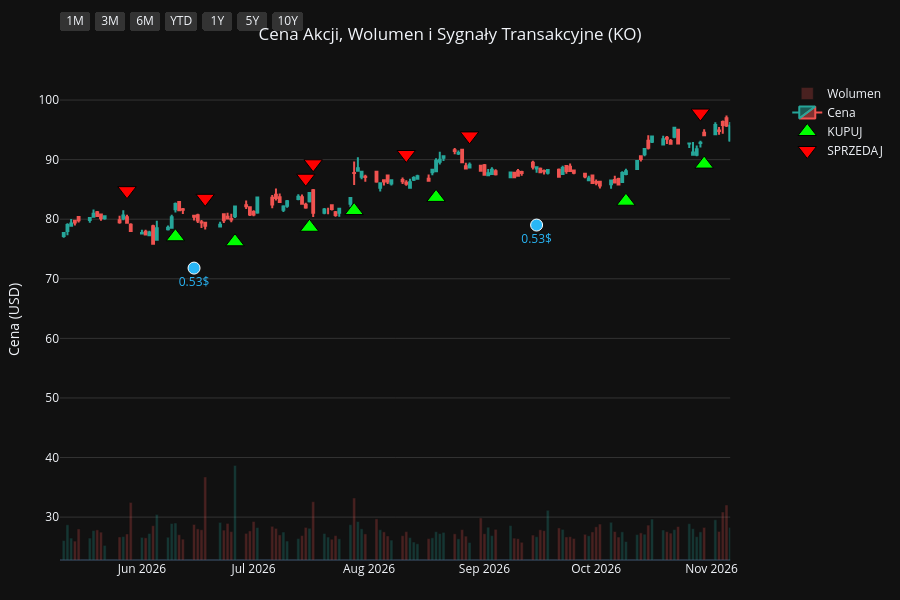
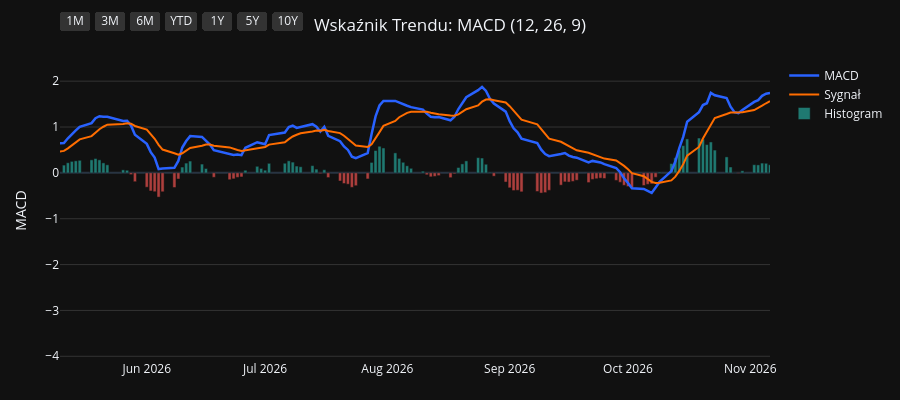
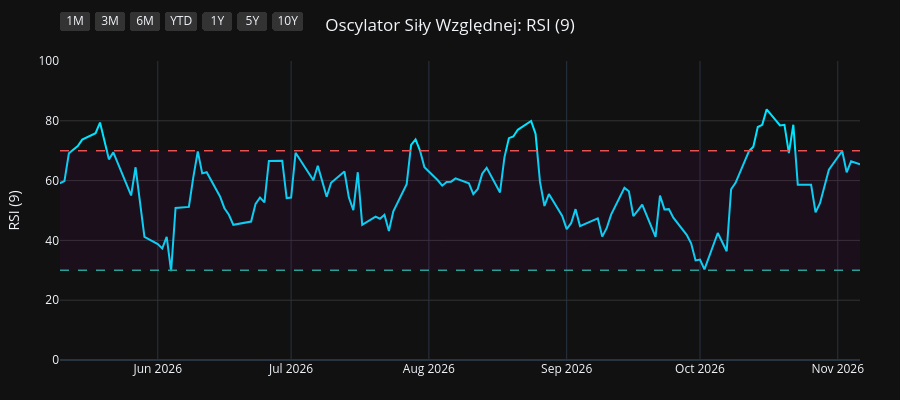
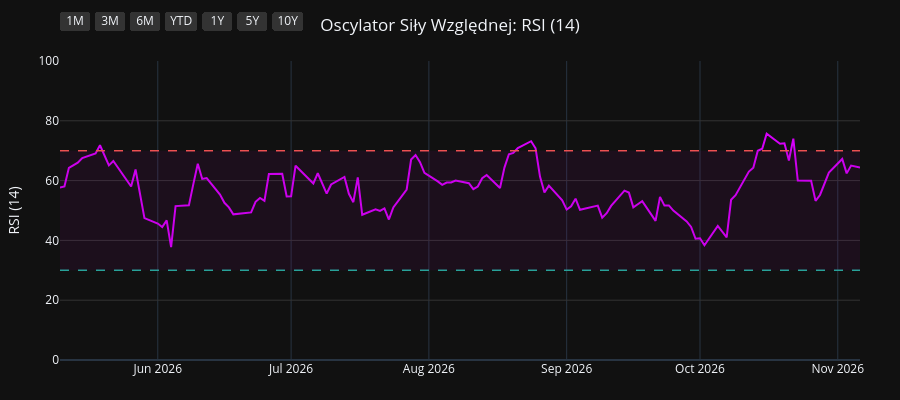

The notebook cell these images were saved under, in order:
### Code cell
import os
import yfinance as yf
import pandas as pd
import pandas_ta as ta
import plotly.graph_objects as go
from plotly.subplots import make_subplots

# 1. Pobranie i przygotowanie danych
symbol = os.environ.get("STOCK_TICKER", "").strip().upper()
if not symbol:
    raise RuntimeError("Set STOCK_TICKER before running price_extractor.ipynb")
df = yf.Ticker(symbol).history(period="10y")
df.index = df.index.tz_localize(None)

# Wskaźniki i sygnały
df.ta.macd(fast=12, slow=26, signal=9, append=True)
df.ta.rsi(length=9, append=True)
df.ta.rsi(length=14, append=True)
df.ta.rsi(length=21, append=True)
df.dropna(inplace=True)

macd = df['MACD_12_26_9']
signal = df['MACDs_12_26_9']
wczorajszy_macd = macd.shift(1)
wczorajszy_signal = signal.shift(1)

df['Decyzja'] = 'BRAK'
df.loc[(macd > signal) & (wczorajszy_macd <= wczorajszy_signal), 'Decyzja'] = 'KUPUJ'
df.loc[(macd < signal) & (wczorajszy_macd >= wczorajszy_signal), 'Decyzja'] = 'SPRZEDAJ'

df_kupuj = df[df['Decyzja'] == 'KUPUJ']
df_sprzedaj = df[df['Decyzja'] == 'SPRZEDAJ']
df_dywidendy = df[df['Dividends'] > 0]
df_splity = df[df['Stock Splits'] > 0]

# Wspólna konfiguracja osi X
konfiguracja_osi_x = dict(
    type="date",
    showspikes=True, spikemode="across", spikesnap="cursor", spikedash="dot", spikecolor="#ffffff", spikethickness=1, hoverformat="%Y-%m-%d",
    rangeselector=dict(
        buttons=list([
            dict(count=1, label="1M", step="month", stepmode="backward"),
            dict(count=3, label="3M", step="month", stepmode="backward"),
            dict(count=6, label="6M", step="month", stepmode="backward"),
            dict(count=1, label="YTD", step="year", stepmode="todate"),
            dict(count=1, label="1Y", step="year", stepmode="backward"),
            dict(count=5, label="5Y", step="year", stepmode="backward"),
            dict(step="all", label="10Y")
        ]),
        bgcolor="#333333", activecolor="#2962ff", x=0, y=1.1
    )
)

# ==========================================
# WYKRES 1: CENA + WOLUMEN + SYGNAŁY
# ==========================================
fig1 = make_subplots(specs=[[{"secondary_y": True}]])

kolory_wolumenu = ['#26a69a' if row['Close'] >= row['Open'] else '#ef5350' for index, row in df.iterrows()]
fig1.add_trace(go.Bar(x=df.index, y=df['Volume'], marker_color=kolory_wolumenu, opacity=0.25, name='Wolumen'), secondary_y=True)
fig1.add_trace(go.Candlestick(x=df.index, open=df['Open'], high=df['High'], low=df['Low'], close=df['Close'], name='Cena', increasing_line_color='#26a69a', decreasing_line_color='#ef5350'), secondary_y=False)
fig1.add_trace(go.Scatter(x=df_kupuj.index, y=df_kupuj['Low'] * 0.95, customdata=df_kupuj[['Low', 'High']], mode='markers', marker=dict(symbol='triangle-up', size=16, color='#00ff00', line=dict(width=1, color='black')), name='KUPUJ', hovertemplate='KUPUJ<br>Najniższa: %{customdata[0]:.2f}<br>Najwyższa: %{customdata[1]:.2f}<extra></extra>'), secondary_y=False)
fig1.add_trace(go.Scatter(x=df_sprzedaj.index, y=df_sprzedaj['High'] * 1.05, customdata=df_sprzedaj[['Low', 'High']], mode='markers', marker=dict(symbol='triangle-down', size=16, color='#ff0000', line=dict(width=1, color='black')), name='SPRZEDAJ', hovertemplate='SPRZEDAJ<br>Najniższa: %{customdata[0]:.2f}<br>Najwyższa: %{customdata[1]:.2f}<extra></extra>'), secondary_y=False)

if not df_dywidendy.empty:
    fig1.add_trace(go.Scatter(x=df_dywidendy.index, y=df_dywidendy['Low'] * 0.90, mode='markers+text', marker=dict(symbol='circle', size=12, color='#29b6f6', line=dict(width=1, color='white')), text=df_dywidendy['Dividends'].apply(lambda x: f"{x}$"), textposition="bottom center", name='Dywidenda', showlegend=False, hovertemplate='Dywidenda: %{text}<extra></extra>', textfont=dict(color="#29b6f6")), secondary_y=False)
if not df_splity.empty:
                    fig1.add_trace(go.Scatter(x=df_splity.index, y=df_splity['High'], mode='markers+text', marker=dict(symbol='star', size=16, color='#ffee58', line=dict(width=1, color='black')), text=df_splity['Stock Splits'].apply(lambda x: f"{x:g}:1" if x >= 1 else f"1:{1 / x:g}"), textposition="top center", name='Split', hovertemplate='%{text}<extra></extra>', textfont=dict(color="#ffee58")), secondary_y=False)

fig1.update_layout(title=dict(text=f"Cena Akcji, Wolumen i Sygnały Transakcyjne ({symbol})", x=0.5, xanchor='center'), dragmode='pan', xaxis_rangeslider_visible=False, template='plotly_dark', height=600, hovermode='x unified', margin=dict(l=60, r=40, t=60, b=40))
fig1.update_xaxes(**konfiguracja_osi_x)
fig1.update_xaxes(range=[df.index.max() - pd.Timedelta(days=180), df.index.max()])
fig1.update_yaxes(title_text="Cena (USD)", secondary_y=False, gridcolor='#333333')
fig1.update_yaxes(range=[0, df['Volume'].max() * 4], showgrid=False, showticklabels=False, secondary_y=True)
fig1.show(config={'scrollZoom': True})

# ==========================================
# WYKRES 2: WSKAŹNIK MACD
# ==========================================
fig2 = go.Figure()
fig2.add_trace(go.Scatter(x=df.index, y=df['MACD_12_26_9'], line=dict(color='#2962ff', width=2.5), name='MACD'))
fig2.add_trace(go.Scatter(x=df.index, y=df['MACDs_12_26_9'], line=dict(color='#ff6d00', width=2), name='Sygnał'))
kolory_macd = ['#26a69a' if val >= 0 else '#ef5350' for val in df['MACDh_12_26_9']]
fig2.add_trace(go.Bar(x=df.index, y=df['MACDh_12_26_9'], marker_color=kolory_macd, name='Histogram', opacity=0.7))
fig2.update_layout(title=dict(text="Wskaźnik Trendu: MACD (12, 26, 9)", x=0.5, xanchor='center'), dragmode='pan', xaxis_rangeslider_visible=False, template='plotly_dark', height=400, hovermode='x unified', margin=dict(l=60, r=40, t=60, b=40))
fig2.update_xaxes(**konfiguracja_osi_x)
fig2.update_xaxes(range=[df.index.max() - pd.Timedelta(days=180), df.index.max()])
fig2.update_yaxes(title_text="MACD", gridcolor='#333333')
fig2.show(config={'scrollZoom': True})

# ==========================================
# WYKRES 3: OSCYLATOR RSI (9)
# ==========================================
fig3 = go.Figure()
fig3.add_trace(go.Scatter(x=df.index, y=df['RSI_9'], line=dict(color='#00e5ff', width=2), name='RSI (9)'))
fig3.add_hline(y=70, line_dash="dash", line_color="#ef5350", line_width=1.5)
fig3.add_hline(y=30, line_dash="dash", line_color="#26a69a", line_width=1.5)
fig3.add_hrect(y0=30, y1=70, line_width=0, fillcolor="purple", opacity=0.1)
fig3.update_layout(title=dict(text="Oscylator Siły Względnej: RSI (9)", x=0.5, xanchor='center'), dragmode='pan', xaxis_rangeslider_visible=False, template='plotly_dark', height=400, hovermode='x unified', margin=dict(l=60, r=40, t=60, b=40))
fig3.update_xaxes(**konfiguracja_osi_x)
fig3.update_xaxes(range=[df.index.max() - pd.Timedelta(days=180), df.index.max()])
fig3.update_yaxes(title_text="RSI (9)", range=[0, 100], gridcolor='#333333')
fig3.show(config={'scrollZoom': True})

# ==========================================
# WYKRES 4: OSCYLATOR RSI (14)
# ==========================================
fig4 = go.Figure()
fig4.add_trace(go.Scatter(x=df.index, y=df['RSI_14'], line=dict(color='#d500f9', width=2), name='RSI (14)'))
fig4.add_hline(y=70, line_dash="dash", line_color="#ef5350", line_width=1.5)
fig4.add_hline(y=30, line_dash="dash", line_color="#26a69a", line_width=1.5)
fig4.add_hrect(y0=30, y1=70, line_width=0, fillcolor="purple", opacity=0.1)
fig4.update_layout(title=dict(text="Oscylator Siły Względnej: RSI (14)", x=0.5, xanchor='center'), dragmode='pan', xaxis_rangeslider_visible=False, template='plotly_dark', height=400, hovermode='x unified', margin=dict(l=60, r=40, t=60, b=40))
fig4.update_xaxes(**konfiguracja_osi_x)
fig4.update_xaxes(range=[df.index.max() - pd.Timedelta(days=180), df.index.max()])
fig4.update_yaxes(title_text="RSI (14)", range=[0, 100], gridcolor='#333333')
fig4.show(config={'scrollZoom': True})

# ==========================================
# WYKRES 5: OSCYLATOR RSI (21)
# ==========================================
fig5 = go.Figure()
fig5.add_trace(go.Scatter(x=df.index, y=df['RSI_21'], line=dict(color='#64dd17', width=2), name='RSI (21)'))
fig5.add_hline(y=70, line_dash="dash", line_color="#ef5350", line_width=1.5)
fig5.add_hline(y=30, line_dash="dash", line_color="#26a69a", line_width=1.5)
fig5.add_hrect(y0=30, y1=70, line_width=0, fillcolor="purple", opacity=0.1)
fig5.update_layout(title=dict(text="Oscylator Siły Względnej: RSI (21)", x=0.5, xanchor='center'), dragmode='pan', xaxis_rangeslider_visible=False, template='plotly_dark', height=400, hovermode='x unified', margin=dict(l=60, r=40, t=60, b=40))
fig5.update_xaxes(**konfiguracja_osi_x)
fig5.update_xaxes(range=[df.index.max() - pd.Timedelta(days=180), df.index.max()])
fig5.update_yaxes(title_text="RSI (21)", range=[0, 100], gridcolor='#333333')
fig5.show(config={'scrollZoom': True})

### Figure 1 — Plotly figure (JSON) as saved in the notebook; plotly's stock layout.template omitted (floating-point values rounded to 4 significant figures; data arrays with more than 128 entries replaced by an {"elided": "..."} marker saying what was removed)
{"data": [{"marker": {"color": {"elided": "2481 str values"}}, "name": "Wolumen", "opacity": 0.25, "type": "bar", "x": {"elided": "2481 str values"}, "xaxis": "x", "y": {"elided": "2481 int values"}, "yaxis": "y2"}, {"close": {"elided": "2481 float values"}, "decreasing": {"line": {"color": "#ef5350"}}, "high": {"elided": "2481 float values"}, "increasing": {"line": {"color": "#26a69a"}}, "low": {"elided": "2481 float values"}, "name": "Cena", "open": {"elided": "2481 float values"}, "type": "candlestick", "x": {"elided": "2481 str values"}, "xaxis": "x", "yaxis": "y"}, {"customdata": {"elided": "103x2 float values"}, "hovertemplate": "KUPUJ<br>Najniższa: %{customdata[0]:.2f}<br>Najwyższa: %{customdata[1]:.2f}<extra></extra>", "marker": {"color": "#00ff00", "line": {"color": "black", "width": 1}, "size": 16, "symbol": "triangle-up"}, "mode": "markers", "name": "KUPUJ", "type": "scatter", "x": ["2017-01-24T00:00:00", "2017-02-07T00:00:00", "2017-02-22T00:00:00", "2017-03-28T00:00:00", "2017-04-04T00:00:00", "2017-04-12T00:00:00", "2017-04-17T00:00:00", "2017-05-04T00:00:00", "2017-05-17T00:00:00", "2017-05-22T00:00:00", "2017-07-21T00:00:00", "2017-08-15T00:00:00", "2017-09-06T00:00:00", "2017-10-10T00:00:00", "2017-11-10T00:00:00", "2017-12-04T00:00:00", "2017-12-15T00:00:00", "2018-01-05T00:00:00", "2018-03-05T00:00:00", "2018-03-28T00:00:00", "2018-05-18T00:00:00", "2018-07-03T00:00:00", "2018-09-11T00:00:00", "2018-09-28T00:00:00", "2018-10-19T00:00:00", "2019-01-14T00:00:00", "2019-03-11T00:00:00", "2019-05-16T00:00:00", "2019-05-22T00:00:00", "2019-06-04T00:00:00", "2019-06-20T00:00:00", "2019-07-23T00:00:00", "2019-08-15T00:00:00", "2019-10-18T00:00:00", "2019-10-31T00:00:00", "2019-11-19T00:00:00", "2020-01-13T00:00:00", "2020-03-30T00:00:00", "2020-05-08T00:00:00", "2020-05-20T00:00:00", "2020-07-13T00:00:00", "2020-08-12T00:00:00", "2020-08-28T00:00:00", "2020-10-09T00:00:00", "2020-10-22T00:00:00", "2020-11-09T00:00:00", "2020-12-30T00:00:00", "2021-02-02T00:00:00", "2021-04-20T00:00:00", "2021-05-27T00:00:00", "2021-07-12T00:00:00", "2021-10-07T00:00:00", "2021-12-08T00:00:00", "2022-02-08T00:00:00", "2022-02-18T00:00:00", "2022-02-25T00:00:00", "2022-03-02T00:00:00", "2022-03-21T00:00:00", "2022-05-17T00:00:00", "2022-05-27T00:00:00", "2022-06-23T00:00:00", "2022-07-27T00:00:00", "2022-08-15T00:00:00", "2022-10-13T00:00:00", "2023-01-31T00:00:00", "2023-02-13T00:00:00", "2023-02-17T00:00:00", "2023-06-13T00:00:00", "2023-07-05T00:00:00", "2023-07-14T00:00:00", "2023-09-19T00:00:00", "2023-10-17T00:00:00", "2024-01-03T00:00:00", "2024-02-02T00:00:00", "2024-02-21T00:00:00", "2024-03-13T00:00:00", "2024-04-22T00:00:00", "2024-06-05T00:00:00", "2024-06-25T00:00:00", "2024-07-16T00:00:00", "2024-08-26T00:00:00", "2024-11-21T00:00:00", "2025-01-14T00:00:00", "2025-04-01T00:00:00", "2025-04-14T00:00:00", "2025-05-20T00:00:00", "2025-06-10T00:00:00", "2025-07-01T00:00:00", "2025-08-06T00:00:00", "2025-09-30T00:00:00", "2025-11-10T00:00:00", "2026-01-12T00:00:00", "2026-02-27T00:00:00", "2026-04-02T00:00:00", "2026-04-24T00:00:00", "2026-04-28T00:00:00", "2026-06-10T00:00:00", "2026-06-26T00:00:00", "2026-07-16T00:00:00", "2026-07-28T00:00:00", "2026-08-19T00:00:00", "2026-10-09T00:00:00", "2026-10-30T00:00:00"], "xaxis": "x", "y": [29.14, 29.28, 29.09, 29.94, 30.03, 30.13, 30.33, 30.77, 30.98, 31.06, 31.93, 32.73, 32.73, 32.8, 33.24, 33.24, 33.44, 33.26, 31.59, 31.51, 30.83, 32.52, 33.92, 34.27, 34.17, 35.31, 33.89, 37.3, 36.93, 37.61, 39.23, 40.3, 40.66, 41.9, 41.44, 40.68, 42.96, 33.66, 35.1, 35.21, 35.48, 37.97, 38.3, 40.25, 40.08, 41.42, 43.32, 38.99, 43.5, 44.29, 44.2, 44.16, 44.96, 51.06, 51.27, 50.38, 51.09, 50.21, 54.18, 53.45, 51.4, 51.87, 53.36, 45.88, 51.52, 50.86, 50.56, 51.52, 52.01, 51.95, 50.47, 46.37, 52.49, 52.9, 53.43, 53.4, 52.88, 56.09, 56.67, 56.56, 62.22, 56.55, 55.49, 64.92, 64.68, 65.14, 65.44, 65.11, 63.03, 61.04, 64.26, 65.46, 75.32, 71.42, 71.47, 73.26, 77.05, 76.21, 78.65, 81.45, 83.66, 83.02, 89.25], "yaxis": "y"}, {"customdata": {"elided": "103x2 float values"}, "hovertemplate": "SPRZEDAJ<br>Najniższa: %{customdata[0]:.2f}<br>Najwyższa: %{customdata[1]:.2f}<extra></extra>", "marker": {"color": "#ff0000", "line": {"color": "black", "width": 1}, "size": 16, "symbol": "triangle-down"}, "mode": "markers", "name": "SPRZEDAJ", "type": "scatter", "x": ["2016-12-27T00:00:00", "2017-02-01T00:00:00", "2017-02-10T00:00:00", "2017-03-27T00:00:00", "2017-04-03T00:00:00", "2017-04-05T00:00:00", "2017-04-13T00:00:00", "2017-04-26T00:00:00", "2017-05-11T00:00:00", "2017-05-18T00:00:00", "2017-06-08T00:00:00", "2017-08-11T00:00:00", "2017-08-18T00:00:00", "2017-09-20T00:00:00", "2017-10-27T00:00:00", "2017-11-17T00:00:00", "2017-12-08T00:00:00", "2017-12-22T00:00:00", "2018-02-02T00:00:00", "2018-03-22T00:00:00", "2018-04-24T00:00:00", "2018-06-21T00:00:00", "2018-08-08T00:00:00", "2018-09-27T00:00:00", "2018-10-03T00:00:00", "2018-11-21T00:00:00", "2019-02-14T00:00:00", "2019-05-07T00:00:00", "2019-05-21T00:00:00", "2019-05-29T00:00:00", "2019-06-19T00:00:00", "2019-06-26T00:00:00", "2019-08-01T00:00:00", "2019-09-09T00:00:00", "2019-10-29T00:00:00", "2019-11-04T00:00:00", "2020-01-03T00:00:00", "2020-02-18T00:00:00", "2020-05-06T00:00:00", "2020-05-12T00:00:00", "2020-06-12T00:00:00", "2020-08-03T00:00:00", "2020-08-19T00:00:00", "2020-09-21T00:00:00", "2020-10-19T00:00:00", "2020-10-26T00:00:00", "2020-11-27T00:00:00", "2021-01-04T00:00:00", "2021-04-13T00:00:00", "2021-04-26T00:00:00", "2021-06-15T00:00:00", "2021-08-04T00:00:00", "2021-11-16T00:00:00", "2022-01-19T00:00:00", "2022-02-09T00:00:00", "2022-02-24T00:00:00", "2022-03-01T00:00:00", "2022-03-07T00:00:00", "2022-04-29T00:00:00", "2022-05-18T00:00:00", "2022-05-31T00:00:00", "2022-07-15T00:00:00", "2022-08-09T00:00:00", "2022-08-25T00:00:00", "2022-12-09T00:00:00", "2023-02-03T00:00:00", "2023-02-15T00:00:00", "2023-04-26T00:00:00", "2023-06-30T00:00:00", "2023-07-07T00:00:00", "2023-08-03T00:00:00", "2023-09-22T00:00:00", "2023-12-15T00:00:00", "2024-01-18T00:00:00", "2024-02-06T00:00:00", "2024-02-29T00:00:00", "2024-04-03T00:00:00", "2024-05-20T00:00:00", "2024-06-12T00:00:00", "2024-07-02T00:00:00", "2024-08-14T00:00:00", "2024-09-06T00:00:00", "2025-01-02T00:00:00", "2025-03-05T00:00:00", "2025-04-07T00:00:00", "2025-04-28T00:00:00", "2025-06-04T00:00:00", "2025-06-16T00:00:00", "2025-07-09T00:00:00", "2025-08-25T00:00:00", "2025-11-03T00:00:00", "2025-12-02T00:00:00", "2026-02-26T00:00:00", "2026-03-02T00:00:00", "2026-04-15T00:00:00", "2026-04-27T00:00:00", "2026-05-28T00:00:00", "2026-06-18T00:00:00", "2026-07-15T00:00:00", "2026-07-17T00:00:00", "2026-08-11T00:00:00", "2026-08-28T00:00:00", "2026-10-29T00:00:00"], "xaxis": "x", "y": [32.43, 32.35, 32.0, 33.17, 33.4, 33.58, 33.75, 34.03, 34.22, 34.44, 35.66, 36.26, 36.26, 36.75, 36.89, 36.93, 36.71, 36.71, 38.06, 35.12, 35.71, 35.38, 38.04, 38.05, 38.36, 40.74, 39.0, 40.46, 41.08, 41.08, 43.26, 43.6, 44.92, 46.5, 45.64, 45.93, 47.12, 51.35, 39.44, 39.63, 40.34, 41.31, 42.2, 43.98, 44.38, 44.41, 46.77, 48.41, 47.62, 48.71, 50.23, 51.27, 51.65, 55.92, 56.97, 55.41, 57.36, 56.74, 60.82, 60.35, 59.24, 58.42, 58.74, 60.03, 60.08, 56.86, 56.4, 60.48, 57.67, 57.81, 59.36, 55.83, 57.44, 58.47, 58.3, 58.87, 59.1, 61.66, 62.33, 62.5, 67.94, 70.68, 62.78, 70.77, 69.93, 72.83, 72.41, 72.7, 71.31, 71.29, 70.46, 73.95, 83.32, 83.84, 78.55, 79.55, 84.79, 83.51, 86.88, 89.31, 90.86, 93.98, 97.82], "yaxis": "y"}, {"hovertemplate": "Dywidenda: %{text}<extra></extra>", "marker": {"color": "#29b6f6", "line": {"color": "white", "width": 1}, "size": 12, "symbol": "circle"}, "mode": "markers+text", "name": "Dywidenda", "showlegend": false, "text": ["0.37$", "0.37$", "0.37$", "0.37$", "0.39$", "0.39$", "0.39$", "0.39$", "0.4$", "0.4$", "0.4$", "0.4$", "0.41$", "0.41$", "0.41$", "0.41$", "0.42$", "0.42$", "0.42$", "0.42$", "0.44$", "0.44$", "0.44$", "0.44$", "0.46$", "0.46$", "0.46$", "0.46$", "0.485$", "0.485$", "0.485$", "0.485$", "0.51$", "0.51$", "0.51$", "0.51$", "0.53$", "0.53$", "0.53$"], "textfont": {"color": "#29b6f6"}, "textposition": "bottom center", "type": "scatter", "x": ["2017-03-13T00:00:00", "2017-06-13T00:00:00", "2017-09-14T00:00:00", "2017-11-30T00:00:00", "2018-03-14T00:00:00", "2018-06-14T00:00:00", "2018-09-13T00:00:00", "2018-11-29T00:00:00", "2019-03-14T00:00:00", "2019-06-13T00:00:00", "2019-09-13T00:00:00", "2019-11-29T00:00:00", "2020-03-13T00:00:00", "2020-06-12T00:00:00", "2020-09-14T00:00:00", "2020-11-30T00:00:00", "2021-03-12T00:00:00", "2021-06-14T00:00:00", "2021-09-14T00:00:00", "2021-11-30T00:00:00", "2022-03-14T00:00:00", "2022-06-14T00:00:00", "2022-09-15T00:00:00", "2022-11-30T00:00:00", "2023-03-16T00:00:00", "2023-06-15T00:00:00", "2023-09-14T00:00:00", "2023-11-30T00:00:00", "2024-03-14T00:00:00", "2024-06-14T00:00:00", "2024-09-13T00:00:00", "2024-11-29T00:00:00", "2025-03-14T00:00:00", "2025-06-13T00:00:00", "2025-09-15T00:00:00", "2025-12-01T00:00:00", "2026-03-13T00:00:00", "2026-06-15T00:00:00", "2026-09-15T00:00:00"], "xaxis": "x", "y": [28.1, 30.33, 31.35, 30.98, 30.36, 30.48, 32.28, 34.86, 32.77, 36.75, 39.42, 39.09, 34.53, 33.65, 38.11, 38.8, 38.45, 42.6, 43.19, 41.09, 45.77, 46.65, 47.55, 49.81, 48.53, 49.42, 48.04, 47.93, 50.66, 52.48, 59.99, 54.69, 59.07, 61.54, 57.95, 63.5, 68.62, 71.8, 79.02], "yaxis": "y"}], "layout": {"dragmode": "pan", "height": 600, "hovermode": "x unified", "margin": {"b": 40, "l": 60, "r": 40, "t": 60}, "title": {"text": "Cena Akcji, Wolumen i Sygnały Transakcyjne (KO)", "x": 0.5, "xanchor": "center"}, "xaxis": {"anchor": "y", "domain": [0.0, 0.94], "hoverformat": "%Y-%m-%d", "range": ["2026-05-10T00:00:00", "2026-11-06T00:00:00"], "rangeselector": {"activecolor": "#2962ff", "bgcolor": "#333333", "buttons": [{"count": 1, "label": "1M", "step": "month", "stepmode": "backward"}, {"count": 3, "label": "3M", "step": "month", "stepmode": "backward"}, {"count": 6, "label": "6M", "step": "month", "stepmode": "backward"}, {"count": 1, "label": "YTD", "step": "year", "stepmode": "todate"}, {"count": 1, "label": "1Y", "step": "year", "stepmode": "backward"}, {"count": 5, "label": "5Y", "step": "year", "stepmode": "backward"}, {"label": "10Y", "step": "all"}], "x": 0, "y": 1.1}, "rangeslider": {"visible": false}, "showspikes": true, "spikecolor": "#ffffff", "spikedash": "dot", "spikemode": "across", "spikesnap": "cursor", "spikethickness": 1, "type": "date"}, "yaxis": {"anchor": "x", "domain": [0.0, 1.0], "gridcolor": "#333333", "title": {"text": "Cena (USD)"}}, "yaxis2": {"anchor": "x", "overlaying": "y", "range": [0, 271382800], "showgrid": false, "showticklabels": false, "side": "right"}}}

### Figure 2 — Plotly figure (JSON) as saved in the notebook; plotly's stock layout.template omitted (floating-point values rounded to 4 significant figures; data arrays with more than 128 entries replaced by an {"elided": "..."} marker saying what was removed)
{"data": [{"line": {"color": "#2962ff", "width": 2.5}, "name": "MACD", "type": "scatter", "x": {"elided": "2481 str values"}, "y": {"elided": "2481 float values"}}, {"line": {"color": "#ff6d00", "width": 2}, "name": "Sygnał", "type": "scatter", "x": {"elided": "2481 str values"}, "y": {"elided": "2481 float values"}}, {"marker": {"color": {"elided": "2481 str values"}}, "name": "Histogram", "opacity": 0.7, "type": "bar", "x": {"elided": "2481 str values"}, "y": {"elided": "2481 float values"}}], "layout": {"dragmode": "pan", "height": 400, "hovermode": "x unified", "margin": {"b": 40, "l": 60, "r": 40, "t": 60}, "title": {"text": "Wskaźnik Trendu: MACD (12, 26, 9)", "x": 0.5, "xanchor": "center"}, "xaxis": {"hoverformat": "%Y-%m-%d", "range": ["2026-05-10T00:00:00", "2026-11-06T00:00:00"], "rangeselector": {"activecolor": "#2962ff", "bgcolor": "#333333", "buttons": [{"count": 1, "label": "1M", "step": "month", "stepmode": "backward"}, {"count": 3, "label": "3M", "step": "month", "stepmode": "backward"}, {"count": 6, "label": "6M", "step": "month", "stepmode": "backward"}, {"count": 1, "label": "YTD", "step": "year", "stepmode": "todate"}, {"count": 1, "label": "1Y", "step": "year", "stepmode": "backward"}, {"count": 5, "label": "5Y", "step": "year", "stepmode": "backward"}, {"label": "10Y", "step": "all"}], "x": 0, "y": 1.1}, "rangeslider": {"visible": false}, "showspikes": true, "spikecolor": "#ffffff", "spikedash": "dot", "spikemode": "across", "spikesnap": "cursor", "spikethickness": 1, "type": "date"}, "yaxis": {"gridcolor": "#333333", "title": {"text": "MACD"}}}}

### Figure 3 — Plotly figure (JSON) as saved in the notebook; plotly's stock layout.template omitted (floating-point values rounded to 4 significant figures; data arrays with more than 128 entries replaced by an {"elided": "..."} marker saying what was removed)
{"data": [{"line": {"color": "#00e5ff", "width": 2}, "name": "RSI (9)", "type": "scatter", "x": {"elided": "2481 str values"}, "y": {"elided": "2481 float values"}}], "layout": {"dragmode": "pan", "height": 400, "hovermode": "x unified", "margin": {"b": 40, "l": 60, "r": 40, "t": 60}, "shapes": [{"line": {"color": "#ef5350", "dash": "dash", "width": 1.5}, "type": "line", "x0": 0, "x1": 1, "xref": "x domain", "y0": 70, "y1": 70, "yref": "y"}, {"line": {"color": "#26a69a", "dash": "dash", "width": 1.5}, "type": "line", "x0": 0, "x1": 1, "xref": "x domain", "y0": 30, "y1": 30, "yref": "y"}, {"fillcolor": "purple", "line": {"width": 0}, "opacity": 0.1, "type": "rect", "x0": 0, "x1": 1, "xref": "x domain", "y0": 30, "y1": 70, "yref": "y"}], "title": {"text": "Oscylator Siły Względnej: RSI (9)", "x": 0.5, "xanchor": "center"}, "xaxis": {"hoverformat": "%Y-%m-%d", "range": ["2026-05-10T00:00:00", "2026-11-06T00:00:00"], "rangeselector": {"activecolor": "#2962ff", "bgcolor": "#333333", "buttons": [{"count": 1, "label": "1M", "step": "month", "stepmode": "backward"}, {"count": 3, "label": "3M", "step": "month", "stepmode": "backward"}, {"count": 6, "label": "6M", "step": "month", "stepmode": "backward"}, {"count": 1, "label": "YTD", "step": "year", "stepmode": "todate"}, {"count": 1, "label": "1Y", "step": "year", "stepmode": "backward"}, {"count": 5, "label": "5Y", "step": "year", "stepmode": "backward"}, {"label": "10Y", "step": "all"}], "x": 0, "y": 1.1}, "rangeslider": {"visible": false}, "showspikes": true, "spikecolor": "#ffffff", "spikedash": "dot", "spikemode": "across", "spikesnap": "cursor", "spikethickness": 1, "type": "date"}, "yaxis": {"gridcolor": "#333333", "range": [0, 100], "title": {"text": "RSI (9)"}}}}

### Figure 4 — Plotly figure (JSON) as saved in the notebook; plotly's stock layout.template omitted (floating-point values rounded to 4 significant figures; data arrays with more than 128 entries replaced by an {"elided": "..."} marker saying what was removed)
{"data": [{"line": {"color": "#d500f9", "width": 2}, "name": "RSI (14)", "type": "scatter", "x": {"elided": "2481 str values"}, "y": {"elided": "2481 float values"}}], "layout": {"dragmode": "pan", "height": 400, "hovermode": "x unified", "margin": {"b": 40, "l": 60, "r": 40, "t": 60}, "shapes": [{"line": {"color": "#ef5350", "dash": "dash", "width": 1.5}, "type": "line", "x0": 0, "x1": 1, "xref": "x domain", "y0": 70, "y1": 70, "yref": "y"}, {"line": {"color": "#26a69a", "dash": "dash", "width": 1.5}, "type": "line", "x0": 0, "x1": 1, "xref": "x domain", "y0": 30, "y1": 30, "yref": "y"}, {"fillcolor": "purple", "line": {"width": 0}, "opacity": 0.1, "type": "rect", "x0": 0, "x1": 1, "xref": "x domain", "y0": 30, "y1": 70, "yref": "y"}], "title": {"text": "Oscylator Siły Względnej: RSI (14)", "x": 0.5, "xanchor": "center"}, "xaxis": {"hoverformat": "%Y-%m-%d", "range": ["2026-05-10T00:00:00", "2026-11-06T00:00:00"], "rangeselector": {"activecolor": "#2962ff", "bgcolor": "#333333", "buttons": [{"count": 1, "label": "1M", "step": "month", "stepmode": "backward"}, {"count": 3, "label": "3M", "step": "month", "stepmode": "backward"}, {"count": 6, "label": "6M", "step": "month", "stepmode": "backward"}, {"count": 1, "label": "YTD", "step": "year", "stepmode": "todate"}, {"count": 1, "label": "1Y", "step": "year", "stepmode": "backward"}, {"count": 5, "label": "5Y", "step": "year", "stepmode": "backward"}, {"label": "10Y", "step": "all"}], "x": 0, "y": 1.1}, "rangeslider": {"visible": false}, "showspikes": true, "spikecolor": "#ffffff", "spikedash": "dot", "spikemode": "across", "spikesnap": "cursor", "spikethickness": 1, "type": "date"}, "yaxis": {"gridcolor": "#333333", "range": [0, 100], "title": {"text": "RSI (14)"}}}}
